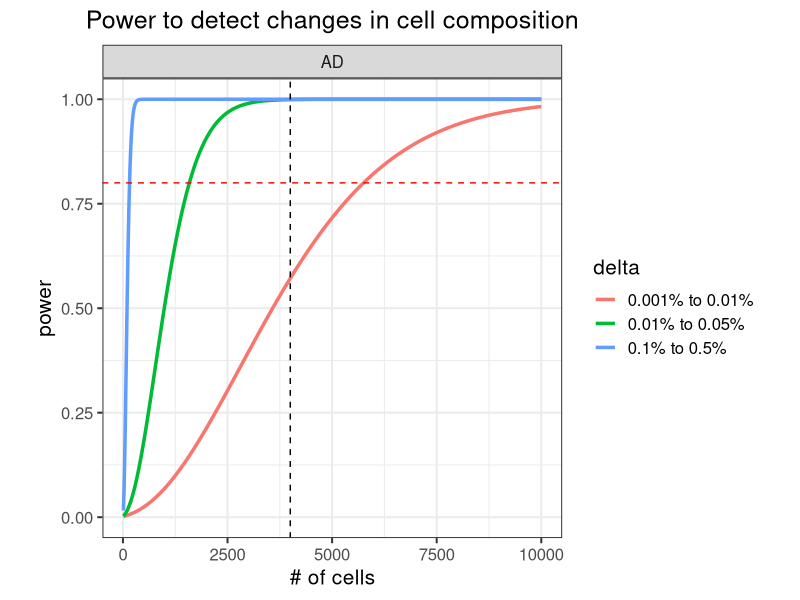
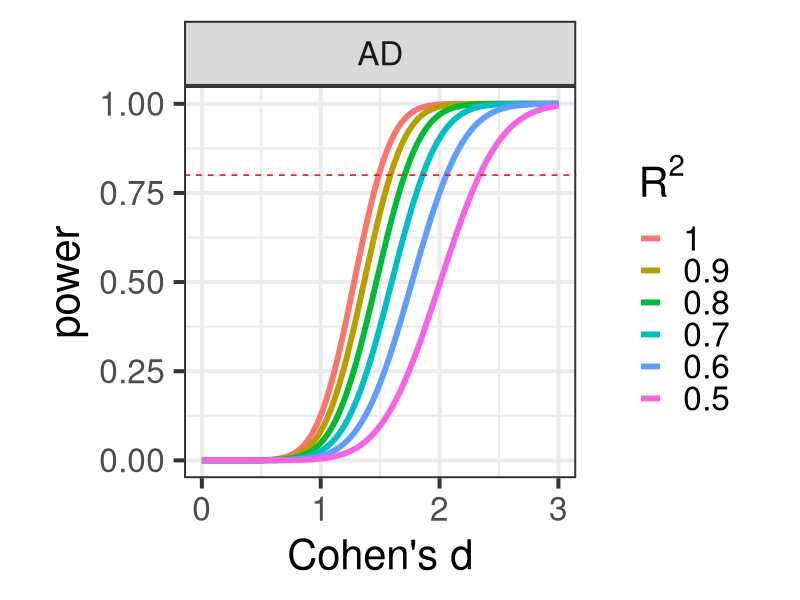
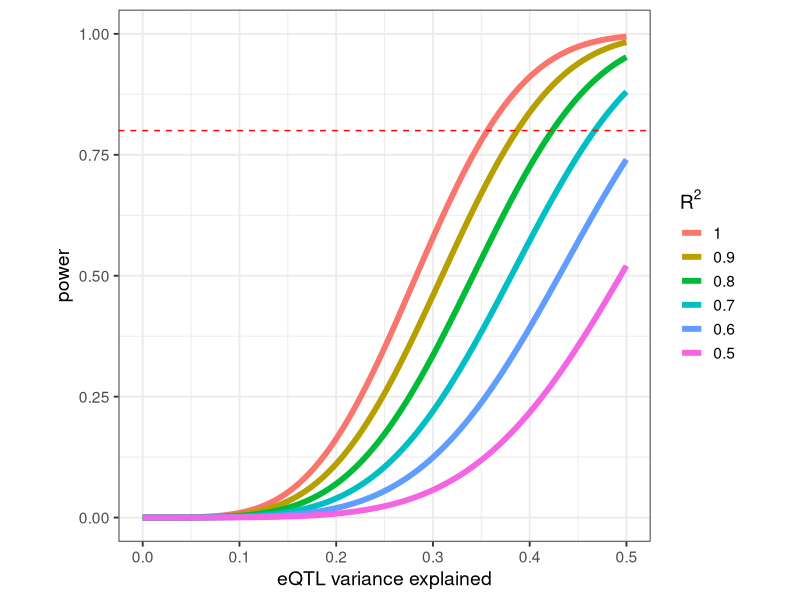
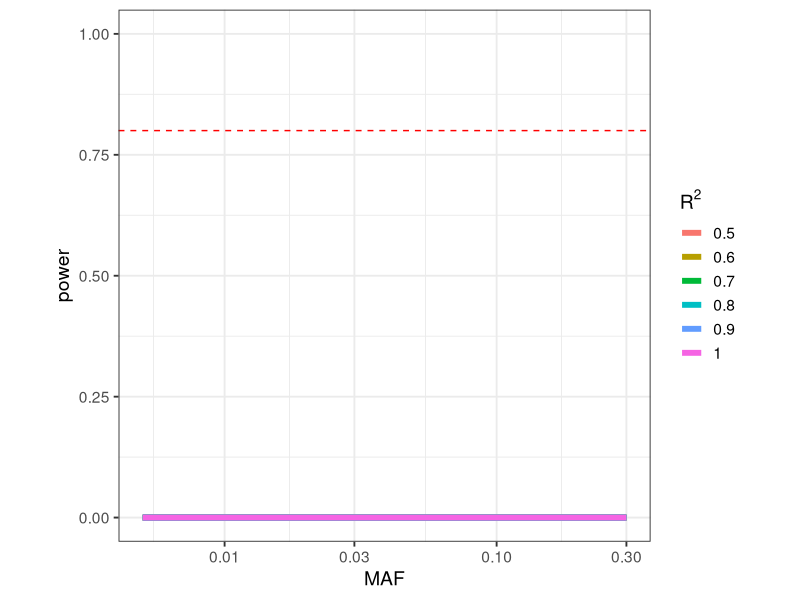

Source code (R) for these figures, in order:
## ---- chunk 1
library(ggplot2)
library(data.table)
library(xtable)

## ---- chunk 2
suppressPackageStartupMessages(library(knitr))
options(xtable.type="html")

knitr::opts_chunk$set(
  echo=TRUE,
  warning=FALSE,
  message=TRUE,
  error = FALSE,
  tidy = FALSE,
  cache = TRUE,
  cache.lazy = FALSE,
  dev = c("png", "pdf"), 
  fig.width=7, fig.height=7)

options(markdown.HTML.stylesheet = 'css/custom.css')
## ---- chunk 3

library(pwr)
n_samples = c(CTL = 40, AD=40)
n_cells = 4000
n_cells_max = 10000
prop_diff = list(c(0.001, 0.005), c(0.0001, 0.0005), c(0.00001, 0.0001))
n_cell_types = 30

getPower = function(n1, n2, p1, p2, C, n_tests){
	sSq1 = p1*(1-p1)/ C
	sSq2 = p2*(1-p2)/ C

	sigSq = ((n1-1)*sSq1 + (n2-1)*sSq2) / (n1 + n2 -2)
	d = abs(p1 - p2)/sqrt(sigSq)

	pwr.t2n.test(n1=n1, n2=n2, d=d, sig.level = 0.05/n_tests )
}

getPowerCurve = function(n1, n2){
	# for each pair of proportions
	res = lapply(prop_diff, function(prop){
		p1 = prop[1]
		p2 = prop[2]

		# for each cell number
		res = lapply( seq(10, n_cells_max, by = 3), function(C){
			res = getPower(n1, n2, p1, p2, C, n_cell_types)
			data.frame(n1, n2, p1, p2, C, d = res$d, power= res$power, delta=paste0(p1*100, '% to ', p2*100, '%'))
			})
		do.call("rbind", res)
		})
	do.call("rbind", res)
}

# for each disease
res = lapply(names(n_samples)[-1], function(ID){
	res = getPowerCurve(n_samples['CTL'], n_samples[ID])
	res$Disease = ID
	res 
})
res = do.call("rbind", res)

ggplot(res, aes(C, power, color=delta)) + geom_line(size=1.2) + theme_bw(15) + theme(aspect.ratio=1, plot.title = element_text(hjust = 0.5)) + xlab("# of cells") + ggtitle("Power to detect changes in cell composition") + ylim(0, 1) + facet_wrap(~Disease) + geom_vline(xintercept=n_cells, color="black", linetype="dashed") + geom_hline(yintercept=0.8, color="red", linetype="dashed") #+ scale_x_log10()
## ---- chunk 4
# Sample size required to get 80% power
res = data.table(res)
res$Dataset = with(res, paste(Disease, delta))
tab = res[,.SD[min(which(power>.80)),],by=Dataset]
tab$Cells_per_individual = as.integer(tab$C)
print(xtable(tab[,c('Dataset', 'Cells_per_individual', 'power')], type="html"), include.rownames=FALSE)
## ---- chunk 5

n_genes = 10000
n_tests = n_genes * n_cell_types

getPower = function(n1, n2, d, n_tests, rsq){
	# pwr.t2n.test(n1=n1, n2=n2, d=d, sig.level = 0.05/n_tests )

	# Compute n_Eff, need to divide by 2 becaues n is the number in each set
	N_eff = 4 / (1/n1 + 1/n2)
	pwr.t.test(n=N_eff/2 * rsq, d=d, sig.level = 0.05/n_tests )
}

getPowerCurve = function(n1, n2, n_tests, rsq){
	# for each cell number
	res = lapply( seq(0, 3, length.out=1000), function(delta){
		res = getPower(n1, n2, delta, n_tests, rsq)
		data.frame(n1, n2, d = res$d, rsq, power= res$power)
		})
	do.call("rbind", res)
}

# for each disease
res = lapply(names(n_samples)[-1], function(ID){
	res = lapply( c(.5, .6, .7, .8, .9,1), function(rsq){
		res = getPowerCurve(n_samples['CTL'], n_samples[ID], n_tests, rsq)
		res$Disease = ID
		res 
	})
	do.call("rbind", res)
})
res = do.call("rbind", res)

res$rsq_text = with(res, factor(rsq, rev(sort(unique(rsq)))))
res = res[order(res$rsq, decreasing=FALSE),]

ggplot(res, aes(d, power, color=rsq_text)) + geom_line(size=2) + theme_bw(30) + theme(aspect.ratio=1, plot.title = element_text(hjust = 0.5)) + ylim(0, 1) + xlab("Cohen's d") + facet_wrap( ~ Disease) + scale_color_discrete(bquote(R^2)) + geom_hline(yintercept=0.8, color="red", linetype="dashed")
## ---- chunk 6
res = data.table(res)
res$Dataset = with(res, paste(Disease, rsq))
# Sample size required to get 80% power
tab = res[,.SD[min(which(power>.80)),],by=Dataset]
print(xtable(tab[,c('Disease', 'rsq', 'power', 'd')], type="html"), include.rownames=FALSE)
## ---- chunk 7
n = sum(n_samples)
# f = .1
# rsq = .6

# get 1e-6 cutoff in each cell type
# n_tests = 50000 * 100
n_snps_per_gene = 10 # effective number of tests per gene
n_tests = n_snps_per_gene*n_genes * n_cell_types

# effective number of tests from standard eqtl analysis
meff_tests_std = 5000

n_tests = meff_tests_std * n_cell_types

-log10(0.05/n_tests)

getPower = function(n, rsq, f, n_tests){
	pwr.r.test(n*rsq, r=sqrt(f), sig.level=0.05/n_tests)
}

# for each f value
res = lapply( seq(0, .5, length.out=500), function(f){
	# for each rsq
	res = lapply( c(.5, .6, .7, .8, .9,1), function(rsq){
		res = getPower(n, rsq, f, n_tests)
		data.frame(n, rsq, f, power=res$power)
	})
	res = do.call("rbind", res)
})
res = do.call("rbind", res)

res$rsq_text = with(res, factor(rsq, rev(sort(unique(rsq)))))
res = res[order(res$rsq_text, decreasing=FALSE),]

ggplot(res, aes(f, power, color=rsq_text)) + geom_line(size=2) + theme_bw(14) + theme(aspect.ratio=1, plot.title = element_text(hjust = 0.5)) + ylim(0, 1) + xlab("eQTL variance explained") + scale_color_discrete(bquote(R^2)) + geom_hline(yintercept=0.8, color="red", linetype="dashed")
## ---- chunk 8
res = data.table(res)    
# Sample size required to get 80% power
tab = res[,.SD[min(which(power>.80)),],by=rsq]
tab$f = format(tab$f, digits=2)
print(xtable(tab[,c('rsq', 'power', 'f')], type="html"), include.rownames=FALSE)
## ---- chunk 9
knitr::knit_exit()
## ---- chunk 10
beta = 0.11384

n = sum(n_samples)

n_tests = 50000 * 100

# for each f value
res = lapply( seq(0.005, .3, length.out=500), function(maf){

	# need to scale by sqrt(n) because beta is already scaled
	f = 2*beta^2 * maf * (1-maf) * sqrt(n)

	# for each rsq
	res = lapply( c(.5, .6, .7, .8, .9,1), function(rsq){
		res = getPower(n, rsq, f, n_tests)
		data.frame(n, rsq, f, maf, power=res$power)
	})
	res = do.call("rbind", res)
})
res = do.call("rbind", res)

ggplot(res, aes(maf, power, color=as.character(rsq))) + geom_line(size=2) + theme_bw(14) + theme(aspect.ratio=1, plot.title = element_text(hjust = 0.5)) + ylim(0, 1) + xlab("MAF") + scale_color_discrete(bquote(R^2)) + geom_hline(yintercept=0.8, color="red", linetype="dashed") + scale_x_log10()
